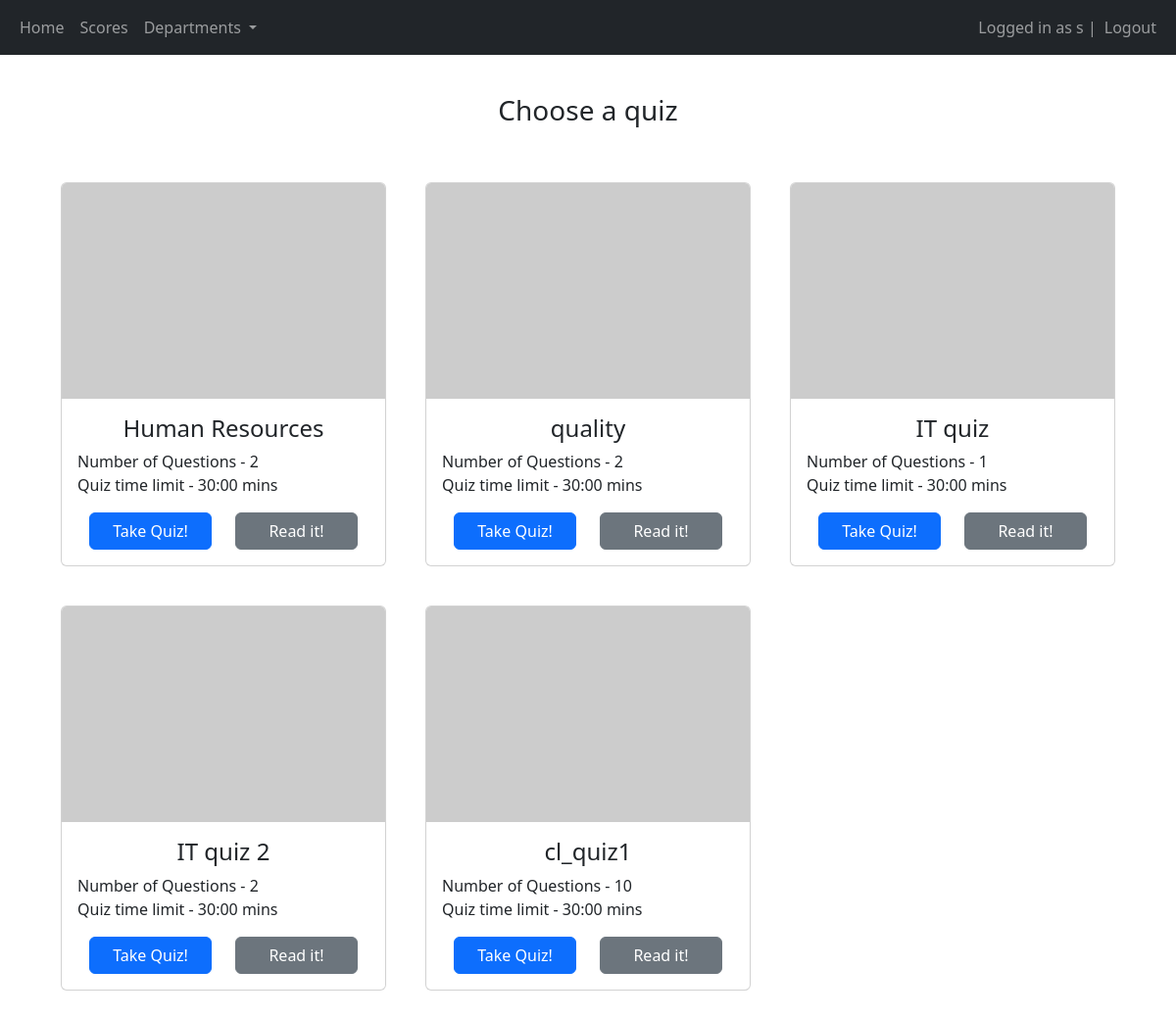
The page /quiz/home (signed in) on the database its author committed.
### quiz/models.py (models this page shows, shortened)
class Quiz(models.Model):
    title = models.CharField(max_length=100, unique=True)
    department = models.ForeignKey(Department, on_delete=models.CASCADE)

### quiz/views.py (the view)
# urls.py: path("home", views.quizhome, name="quiz_home"),
@login_required(login_url="/login")
def quizhome(request):
    user = request.user
    try:
        department = user.employee.department
    except Employee.DoesNotExist:
        return redirect(reverse("choose_department"))
    return render(request, "quiz/home.html", {"quiz":Quiz.objects.all()})

### quiz/templates/quiz/home.html (shortened to what this page needs)
{% extends "quiz/base.html" %}
{% block content %}
<h1 class="text-center"> Quiz home </h1>
<div class="container">
    <h3 class="text-center my-5">Choose a quiz</h3>
        <div class="row">
            {% for q in quiz %}
                {% if q.question_set.count > 0 %}
            <div class="col-lg-4 mb-4">
                <div class="card mx-2 my-2">
                    <img src="https://picsum.photos/300/200" class="card-img-top" alt="...">
                    <div class="card-body">
                        <h4 class="card-title text-center">{{q.title}}</h4>
                        <p class="card-text">Number of Questions - {{ q.question_set.count }}<br>Quiz time limit - 30:00 mins</p>
                        <div class="container">
                            <div class="row align-items-center">
                                <div class="col">
                                    <a class="btn btn-primary w-100" href="{% url 'quiz:landing_page' q.id %}">Take Quiz!</a>
                                </div>
                                <div class="col">
                                    <a class="btn btn-secondary w-100" href="{{q.title}}/reading">Read it!</a>
                                </div>
                            </div>
                        </div>
                    </div>
                </div>
            </div>
                {% endif %}
            {%endfor%}
        </div>
</div>
{% endblock %}

### quiz/templates/quiz/base.html (shortened to what this page needs)
<!DOCTYPE html>
<html lang="en">
<head>
    <link href="https://cdn.jsdelivr.net/npm/bootstrap@5.3.2/dist/css/bootstrap.min.css" rel="stylesheet">
</head>
<body>
    <nav class="navbar navbar-expand-lg navbar-dark bg-dark fixed-top">
        <div class="container-fluid">
            <div>
                <ul class="navbar-nav">
                    <li class="nav-item">
                        <a class="nav-link" href="{% url 'quiz:quiz_home' %}">Home</a>
                    </li>
                    <li class="nav-item">
                        <a class="nav-link" href="{% url 'quiz:scores' %}"> Scores</a>
                    </li>
                    <li class="nav-item dropdown">
                        <a class="nav-link dropdown-toggle" href="#" id="departmentsDropdown" role="button" data-bs-toggle="dropdown" aria-expanded="false">
                            Departments
                        </a>
                    </li>
                </ul>
            </div>
            <div>
                <ul class="navbar-nav">
                    {% if user.is_authenticated %}
                        <span class="navbar-text">Logged in as {{ user.username }} | </span>
                        <a class="nav-link" href="/logout">Logout</a>
                    {% else %}
                        <li class="nav-item">
                            <a class="nav-link" href="/login">Login</a>
                        </li>
                    {% endif %}
                </ul>
            </div>
        </div>
    </nav>
    <div class="flex-wrap">
        <div class="container"> {% block content %} {% endblock %} </div>
    </div>
</body>
</html>

### rows shown on the page
Quiz: title "Human Resources", question_set.count "2"
Quiz: title "quality", question_set.count "2"
Quiz: title "IT quiz", question_set.count "1"
Quiz: title "IT quiz 2", question_set.count "2"
Quiz: title "cl_quiz1", question_set.count "10"

### other values the page prints
{{ user.username }} "s"
